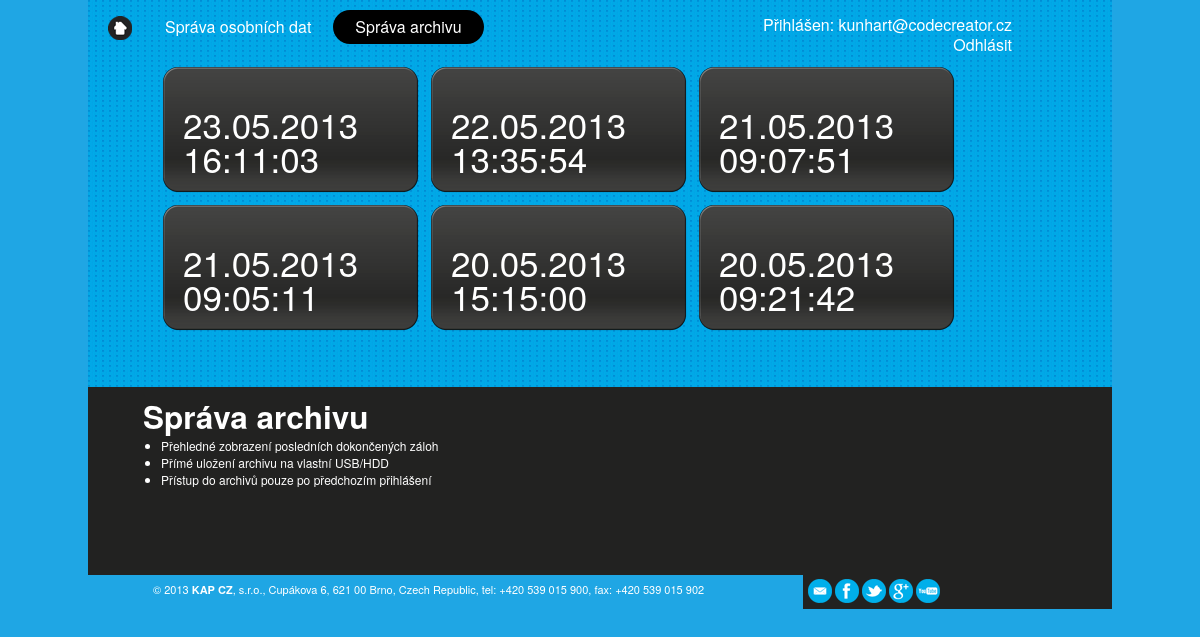
/sprava-archivu.php (signed in), run on the app's committed database.
### tables this page shows
CREATE TABLE IF NOT EXISTS `bins` (
  `id` int(11) NOT NULL AUTO_INCREMENT,
  `file` varchar(150) NOT NULL,
  `date` datetime NOT NULL,
  `user` int(11) NOT NULL,
  PRIMARY KEY (`id`)
);

### sprava-archivu.php (the view, shortened to what this page needs)
<!DOCTYPE html>
 <html class="no-js">
    <head>
        <link rel="stylesheet" href="css/bootstrap.min.css">
        <link rel="stylesheet" href="css/main.css">
    </head>
    <body class="bodyBlue">
        <div class="main">
        <div class="navbar navbar-inverse">
            <div class="navbar-inner">
                <div class="container">
                    <div class="nav-collapse collapse">
                        <a href="index.html" class="btnHome btnHomeBlack"></a>
                        <ul class="nav">
                            <li><a href="sprava-dat.php">Správa osobních dat</a></li>
                            <li class="active"><a href="sprava-archivu.php">Správa archivu</a></li>
                        </ul>
                        <div class="logged">
                            Přihlášen: <?php echo $_SESSION['userEmail'] ?>
                            <br>
                            <a href="login.php?logoff" >Odhlásit</a>
                        </div>
                    </div>
                </div>
            </div>
        </div>
            <div class="hero-unit type02">
               <div class="hero-unit-inner">
                    <div class="archiveManagement">
                        <?php
                            $x = mysql_query("SELECT * FROM bins WHERE user = ".$_SESSION['userId']." ORDER BY id DESC LIMIT 0,6");
                            while ($y = mysql_fetch_array($x)){
                                $date = date('d.m.Y H:i:s', strtotime($y['date']));
                                echo '<div class="item"><a href="bin/'.$y['file'].'"><h2>'.$date.'</h2></a></div>';
                            }
                        ?>
                    </div>
               </div>
            </div>
            <div class="hero-unit typeBlack">
               <div class="hero-unit-inner">
                    <div class="blackTxt">
                         <h2>Správa archivu</h2>
                         <ul>
                              <li>Přehledné zobrazení posledních dokončených záloh</li>
                              <li>Přímé uložení archivu na vlastní USB/HDD</li>
                              <li>Přístup do archivů pouze po předchozím přihlášení</li>
                         </ul>
                    </div>
               </div>
            </div>
          </div>
            <footer>
               <div class="left">
                    <p>© 2013 <strong>KAP CZ</strong>, s.r.o., Cupákova 6, 621 00 Brno, Czech Republic, tel: +420 539 015 900, fax: +420 539 015 902</p>
               </div>
               <div class="right">
        <p>
        <a href="mailto:denikpacienta@kapcz.cz" class="mail"><img src="gfx/btnMailBlue.png" class="size1" alt=""><img src="gfx/btnMailBlue@2x.png" class="size2" alt="" width="26" height="24"></a>
        <a href="http://www.facebook.com/denikpacienta" class="fb"><img src="gfx/btnFacebookBlue.png" class="size1" alt=""><img src="gfx/btnFacebookBlue@2x.png" class="size2" alt="" width="26" height="24"></a>
        <a href="https://twitter.com/DenikPacientacz" class="tw"><img src="gfx/btnTwitterBlue.png" class="size1" alt=""><img src="gfx/btnTwitterBlue@2x.png" class="size2" alt="" width="26" height="24"></a>
        <a href="https://plus.google.com/u/0/100526477383814347891/posts" class="gp"><img src="gfx/btnGooglePlusBlue.png" class="size1" alt=""><img src="gfx/btnGooglePlusBlue@2x.png" class="size2" alt="" width="26" height="24"></a>
        <a href="http://www.youtube.com/user/denikpacienta" class="yt"><img src="gfx/btnYoutubeBlue.png" class="size1" alt=""><img src="gfx/btnYoutubeBlue@2x.png" class="size2" alt="" width="26" height="24"></a>
    </p>
               </div>
            </footer>
    </body>
</html>

### css/main.css (style rules this page uses)
body { padding-top:0px; padding-bottom:0px; background:#222221; margin:auto; font-weight: 300; padding:0px; margin:0px; }
h1, h2, h3 { padding:0px; margin:0px; text-rendering: auto !important; }
body.bodyBlue { background:#1fa6e4; }
.main { margin:auto; position:relative; width:1024px; min-height:565px; padding-top:10px; background:#222221 url(../gfx/backBody.jpg) center 0px no-repeat; background-size:1024px 590px; }
body.bodyBlue .main { background:#1fa6e4 url(../gfx/backBody02.jpg) 0px 0px repeat; }
.navbar { margin-bottom:17px; }
.navbar-inverse .navbar-inner { background:transparent; border-color:none; border:none; box-shadow:none; padding:0px; }
.navbar .nav { float:right; float:left; margin-left:15px; }
.bodyBlue .navbar .nav { float:left; margin-left:55px; }
.navbar .nav > li > a { font-size:16px; color:#fff; padding:7px 22px; position:relative; z-index:2; }
.navbar-inverse .nav .active > a, .navbar-inverse .nav .active > a:hover, .navbar-inverse .nav .active > a:focus { background-color:#00aeea !important; -webkit-border-radius: 18px; -moz-border-radius: 18px; border-radius: 18px; box-shadow:none !important; }
.navbar-inverse .brand, .navbar-inverse .nav > li > a { text-shadow:none; }
.bodyBlue .navbar-inverse .nav .active > a, .bodyBlue .navbar-inverse .nav .active > a:hover, .bodyBlue .navbar-inverse .nav .active > a:focus { background:#000 !important; }
.container, .navbar-static-top .container, .navbar-fixed-top .container, .navbar-fixed-bottom .container { width:100%; }
.hero-unit { height:508px; border-radius:0px; background:transparent url(../gfx/backMain.png?v=2) 0px -180px repeat-x; padding:0px; margin-bottom:0px; }
.bodyBlue .hero-unit { background:transparent; padding-bottom:0px; height:320px; }
.bodyBlue .hero-unit.typeBlack { padding-top:10px; padding-bottom:0px; background:#222221; height:178px; }
.hero-unit.type02 { background:transparent; height:320px; }
.hero-unit-inner { margin:auto; height:508px; padding-top:0px; background:transparent url(../gfx/piktogram.png) 680px 300px no-repeat; }
.bodyBlue .hero-unit-inner { background:transparent; }
.archiveManagement { margin-left:75px; width:920px; float:left; }
.archiveManagement .item { width:256px; height:126px; float:left; margin:0px 12px 12px 0px; }
.archiveManagement .item a { display:block; position:absolute; width:256px; height:126px; background:transparent url(../gfx/floatBox.png) 0px 0px no-repeat; color:#fff; text-decoration:none; }
.archiveManagement .item a h2 { text-transform:uppercase; font-weight:normal; position:absolute; left:20px; top:40px; line-height:34px; font-size:35px; right:20px; }
.blackTxt { color:#fff; margin-left:55px; float:left; width:600px; }
.blackTxt ul li { font-size:12px; padding-bottom:0px; line-height:17px; margin-left:-7px; }
footer { height:40px; width:1024px; margin:auto; position:relative; top:-1px; }
footer div { height:35px; color:#fff; font-size:11px; position:relative; background:#222221; }
.bodyBlue footer div { background:transparent; color:#fff; }
footer p { position:relative; top:5px; }
footer .left { float:left; width:715px; }
footer .left p { padding-left:65px; }
footer .right { float:left; width:309px; background:#00aeea url(../gfx/piktogram.png) -35px -208px no-repeat; }
footer .right p { padding-left:10px; }
.bodyBlue footer .right { float:left; width:309px%; background:#222221; }
footer a { position:relative; color:#fff; margin-right:0px; margin-left:0px; }
footer a img { position:relative; left:-5px; }
.nav-collapse.collapse .btnHome { position:absolute; left:20px; bottom:-30px; display:block; width:24px; height:24px; }
.btnHome.btnHomeBlack { background:transparent url(../gfx/btnHome.png) 0px 0px no-repeat; background-size:24px 24px; }
.logged { float:right; text-align:right; color:#fff; position:relative; right:100px; top:5px; font-size:16px; }
.logged a { color:#fff; }

### sprava-archivu.php (style rules this page uses)
body { padding-top: 60px; padding-bottom: 40px; }

### data on the page
bins: date "23.05.2013 16:11:03"
bins: date "22.05.2013 13:35:54"
bins: date "21.05.2013 09:07:51"
bins: date "21.05.2013 09:05:11"
bins: date "20.05.2013 15:15:00"
bins: date "20.05.2013 09:21:42"

### other printed values
$_SESSION['userEmail'] "kunhart@codecreator.cz"
